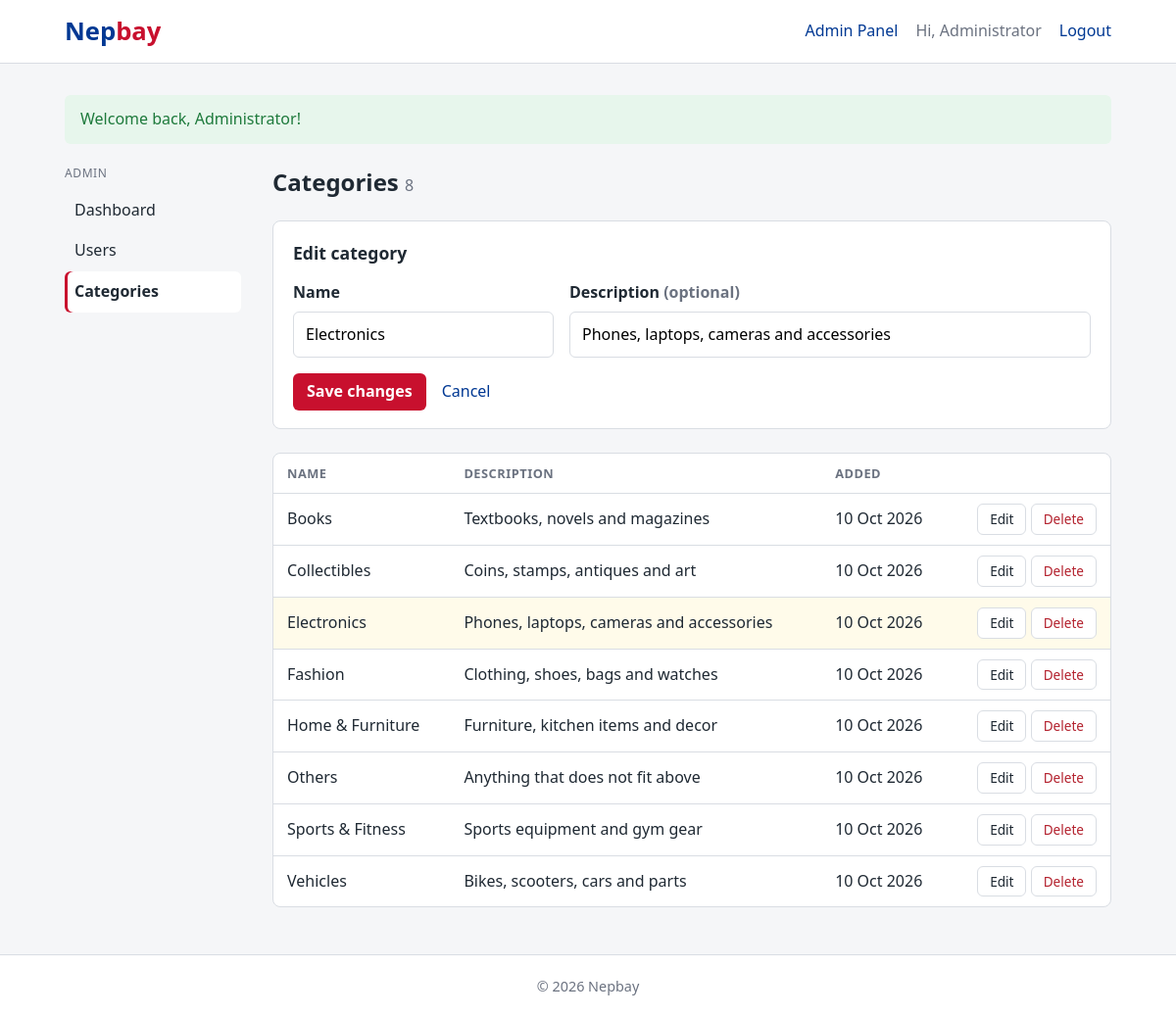
Screenshot of /admin/categories.php?edit=1 (signed in) with the database file from the repository.
### tables this page shows
CREATE TABLE IF NOT EXISTS users (
    id            INT UNSIGNED AUTO_INCREMENT PRIMARY KEY,
    name          VARCHAR(100) NOT NULL,
    email         VARCHAR(150) NOT NULL UNIQUE,
    password_hash VARCHAR(255) NOT NULL,           
    phone         VARCHAR(20)  NULL,
    address       VARCHAR(255) NULL,
    role          ENUM('user', 'admin') NOT NULL DEFAULT 'user',
    status        ENUM('active', 'blocked') NOT NULL DEFAULT 'active',
    created_at    DATETIME NOT NULL DEFAULT CURRENT_TIMESTAMP
);

CREATE TABLE IF NOT EXISTS categories (
    id          INT UNSIGNED AUTO_INCREMENT PRIMARY KEY,
    name        VARCHAR(100) NOT NULL UNIQUE,
    description VARCHAR(255) NULL,
    created_at  DATETIME NOT NULL DEFAULT CURRENT_TIMESTAMP
);

### includes/db.php (called while the page is built)
<?php
function db(): PDO
{
    static $pdo = null;
    if ($pdo === null) {
        $dsn = 'mysql:host=' . DB_HOST . ';dbname=' . DB_NAME . ';charset=utf8mb4';
        $pdo = new PDO($dsn, DB_USER, DB_PASS, [
            PDO::ATTR_ERRMODE            => PDO::ERRMODE_EXCEPTION,
            PDO::ATTR_DEFAULT_FETCH_MODE => PDO::FETCH_ASSOC,
            PDO::ATTR_EMULATE_PREPARES   => false,
        ]);
        $pdo->exec("SET time_zone = '+05:45'");
    }
    return $pdo;
}

### includes/auth.php (called while the page is built, shortened)
<?php
function current_user(): ?array
{
    static $user = false;
    if ($user === false) {
        $user = null;
        if (isset($_SESSION['user_id'])) {
            $stmt = db()->prepare('SELECT id, name, email, phone, address, role, status FROM users WHERE id = ?');
            $stmt->execute([$_SESSION['user_id']]);
            $row = $stmt->fetch();
            if ($row && $row['status'] === 'active') {
                $user = $row;
            } else {
                unset($_SESSION['user_id']);
            }
        }
    }
    return $user;
}
function is_logged_in(): bool
{
    return current_user() !== null;
}
function require_login(): void
{
    if (!is_logged_in()) {
        set_flash('error', 'Please log in to continue.');
        $currentPage = substr($_SERVER['REQUEST_URI'], strlen(BASE_URL));
        redirect('/login.php?redirect=' . urlencode($currentPage));
    }
}
function require_admin(): void
{
    require_login();
}

### includes/functions.php (called while the page is built, shortened)
<?php
function e(?string $text): string
{
    return htmlspecialchars($text ?? '', ENT_QUOTES, 'UTF-8');
}
function format_date(string $datetime): string
{
    return date('j M Y', strtotime($datetime));
}
function get_flash(): ?array
{
    $flash = $_SESSION['flash'] ?? null;
    return $flash;
}

### admin/categories.php (the view, shortened to what this page needs)
<?php
require_admin();
$editing = null;
if (isset($_GET['edit'])) {
    $stmt = db()->prepare('SELECT id, name, description FROM categories WHERE id = ?');
    $stmt->execute([(int) $_GET['edit']]);
    $editing = $stmt->fetch() ?: null;
}
$formId          = (int) ($_POST['id'] ?? $editing['id'] ?? 0);
$formName        = $_POST['name'] ?? $editing['name'] ?? '';
$formDescription = $_POST['description'] ?? $editing['description'] ?? '';
$categories = db()->query('SELECT id, name, description, created_at FROM categories ORDER BY name')->fetchAll();
require __DIR__ . '/../includes/header.php';
?>
<div class="admin-layout">
    <?php require __DIR__ . '/../includes/admin_sidebar.php'; ?>
    <section class="admin-content">
        <h1>Categories <span class="count"><?= count($categories) ?></span></h1>
        <form method="post" action="<?= BASE_URL ?>/admin/categories.php" class="panel">
            <h2><?= $formId ? 'Edit category' : 'Add a category' ?></h2>
            <div class="form-row">
                <div>
                    <label for="name">Name</label>
                    <input type="text" id="name" name="name" value="<?= e($formName) ?>" maxlength="100" required>
                </div>
                <div>
                    <label for="description">Description <span class="muted">(optional)</span></label>
                    <input type="text" id="description" name="description" value="<?= e($formDescription) ?>" maxlength="255">
                </div>
            </div>
            <div class="form-actions">
                <button type="submit" class="btn btn-small"><?= $formId ? 'Save changes' : 'Add category' ?></button>
                <?php if ($formId): ?>
                    <a href="<?= BASE_URL ?>/admin/categories.php">Cancel</a>
                <?php endif; ?>
            </div>
        </form>
        <?php if (empty($categories)): ?>
            <p class="empty">No categories yet. Add the first one above.</p>
        <?php else: ?>
            <div class="table-wrap">
                <table>
                    <thead>
                        <tr>
                            <th>Name</th>
                            <th>Description</th>
                            <th>Added</th>
                            <th></th>
                        </tr>
                    </thead>
                    <tbody>
                        <?php foreach ($categories as $c): ?>
                            <tr class="<?= $c['id'] === $formId ? 'editing' : '' ?>">
                                <td><?= e($c['name']) ?></td>
                                <td class="wrap"><?= $c['description'] ? e($c['description']) : '<span class="muted">-</span>' ?></td>
                                <td><?= format_date($c['created_at']) ?></td>
                                <td class="actions">
                                    <a href="?edit=<?= $c['id'] ?>" class="btn-outline">Edit</a>
                                    <form method="post" class="inline">
                                        <button type="submit" class="btn-outline danger"
                                                onclick="return confirm(<?= e(json_encode('Delete the category "' . $c['name'] . '"?')) ?>)">Delete</button>
                                    </form>
                                </td>
                            </tr>
                        <?php endforeach; ?>
                    </tbody>
                </table>
            </div>
        <?php endif; ?>
    </section>
</div>
<?php require __DIR__ . '/../includes/footer.php'; ?>

### includes/header.php (shortened to what this page needs)
<?php
$user = current_user();
$flash = get_flash();
?>
<!DOCTYPE html>
<html lang="en">
<head>
    <link rel="stylesheet" href="<?= BASE_URL ?>/assets/css/style.css">
</head>
<body>
<header class="navbar">
    <div class="container nav-inner">
        <a href="<?= BASE_URL ?>/index.php" class="logo">Nep<span>bay</span></a>
        <nav>
            <?php if ($user): ?>
                <?php if ($user['role'] === 'admin'): ?>
                    <a href="<?= BASE_URL ?>/admin/index.php">Admin Panel</a>
                <?php else: ?>
                    <a href="<?= BASE_URL ?>/sell.php">Sell</a>
                    <a href="<?= BASE_URL ?>/my-auctions.php">My auctions</a>
                    <a href="<?= BASE_URL ?>/my-bids.php">My bids</a>
                <?php endif; ?>
                <span class="nav-user">Hi, <?= e($user['name']) ?></span>
                <form action="<?= BASE_URL ?>/logout.php" method="post" class="inline">
                    <button type="submit" class="link-button">Logout</button>
                </form>
            <?php else: ?>
                <a href="<?= BASE_URL ?>/login.php">Login</a>
                <a href="<?= BASE_URL ?>/register.php" class="btn btn-small">Register</a>
            <?php endif; ?>
        </nav>
    </div>
</header>
<main class="container">
    <?php if ($flash): ?>
        <div class="alert alert-<?= e($flash['type']) ?>"><?= e($flash['message']) ?></div>
    <?php endif; ?>

### assets/css/style.css (style rules this page uses)
:root { --primary: #c8102e; --primary-dark: #a00d24; --navy: #003893; --text: #1f2933; --muted: #6b7280; --border: #d9dde3; --bg: #f5f6f8; --white: #ffffff; --success-bg: #e7f6ec; --success-text: #1e7a3c; --error-bg: #fdecee; --error-text: #b4232f; }
* { box-sizing: border-box; margin: 0; padding: 0; }
body { font-family: system-ui, -apple-system, "Segoe UI", Roboto, sans-serif; color: var(--text); background: var(--bg); line-height: 1.6; min-height: 100vh; display: flex; flex-direction: column; }
a { color: var(--navy); text-decoration: none; }
.container { width: 100%; max-width: 1100px; margin: 0 auto; padding: 0 16px; }
main.container { flex: 1; padding-top: 32px; padding-bottom: 48px; }
.muted { color: var(--muted); }
.navbar { background: var(--white); border-bottom: 1px solid var(--border); }
.nav-inner { display: flex; align-items: center; justify-content: space-between; height: 64px; }
.logo { font-size: 1.6rem; font-weight: 800; color: var(--navy); }
.logo span { color: var(--primary); }
nav { display: flex; align-items: center; gap: 18px; }
.nav-user { color: var(--muted); }
.inline { display: inline; }
.link-button { background: none; border: none; padding: 0; font: inherit; color: var(--navy); cursor: pointer; }
.btn { display: inline-block; background: var(--primary); color: var(--white); border: none; border-radius: 6px; padding: 10px 20px; font: inherit; font-weight: 600; cursor: pointer; }
.btn-small { padding: 6px 14px; }
.alert { padding: 12px 16px; border-radius: 6px; margin-bottom: 20px; }
.alert-success { background: var(--success-bg); color: var(--success-text); }
label { display: block; font-weight: 600; margin: 14px 0 6px; }
input[type="text"], input[type="email"], input[type="tel"], input[type="password"] { width: 100%; padding: 10px 12px; border: 1px solid var(--border); border-radius: 6px; font: inherit; }
.admin-layout { display: grid; grid-template-columns: 180px 1fr; gap: 32px; align-items: start; }
.admin-content { min-width: 0; }
.admin-content h1 { font-size: 1.5rem; margin-bottom: 20px; }
.admin-content h2 { font-size: 1.1rem; }
.count { font-size: 1rem; font-weight: 400; color: var(--muted); }
.table-wrap { overflow-x: auto; background: var(--white); border: 1px solid var(--border); border-radius: 8px; }
table { width: 100%; border-collapse: collapse; }
th, td { padding: 10px 14px; text-align: left; border-bottom: 1px solid var(--border); white-space: nowrap; }
th { font-size: 0.8rem; text-transform: uppercase; letter-spacing: 0.04em; color: var(--muted); font-weight: 600; }
tbody tr:last-child td { border-bottom: none; }
td.actions { text-align: right; }
td.wrap { white-space: normal; min-width: 220px; }
tr.editing td { background: #fffbea; }
.panel { background: var(--white); border: 1px solid var(--border); border-radius: 8px; padding: 18px 20px; margin-bottom: 24px; }
.panel h2 { margin-bottom: 4px; }
.panel label { margin-top: 10px; }
.form-row { display: grid; grid-template-columns: 1fr 2fr; gap: 16px; }
.form-actions { display: flex; align-items: center; gap: 16px; margin-top: 16px; }
.btn-outline { background: var(--white); border: 1px solid var(--border); border-radius: 6px; padding: 4px 12px; font: inherit; font-size: 0.85rem; cursor: pointer; }
a.btn-outline { display: inline-block; color: var(--text); }
.btn-outline.danger { color: var(--error-text); }

### rows the page displays
users: name "Administrator"
categories: name "Electronics", description "Phones, laptops, cameras and accessories", created_at "10 Oct 2026"
categories: name "Books", description "Textbooks, novels and magazines", created_at "10 Oct 2026"
categories: name "Collectibles", description "Coins, stamps, antiques and art", created_at "10 Oct 2026"
categories: name "Fashion", description "Clothing, shoes, bags and watches", created_at "10 Oct 2026"
categories: name "Home & Furniture", description "Furniture, kitchen items and decor", created_at "10 Oct 2026"
categories: name "Others", description "Anything that does not fit above", created_at "10 Oct 2026"
categories: name "Sports & Fitness", description "Sports equipment and gym gear", created_at "10 Oct 2026"
categories: name "Vehicles", description "Bikes, scooters, cars and parts", created_at "10 Oct 2026"

### other values shown
$flash['message'] "Welcome back, Administrator!"
$label "Dashboard"
$label "Users"
$label "Categories"
count($categories) "8"
SITE_NAME "Nepbay"
